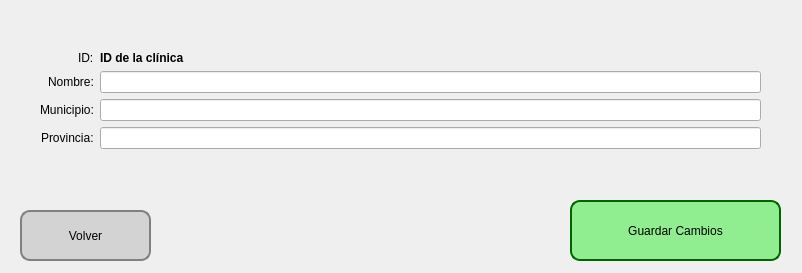
<?xml version="1.0" encoding="UTF-8"?>
<ui version="4.0">
 <class>MainWindow</class>
 <widget class="QMainWindow" name="MainWindow">
  <property name="geometry">
   <rect>
    <x>0</x>
    <y>0</y>
    <width>802</width>
    <height>273</height>
   </rect>
  </property>
  <property name="windowTitle">
   <string>Modificar Clínica</string>
  </property>
  <widget class="QWidget" name="centralwidget">
   <widget class="QWidget" name="formLayoutWidget">
    <property name="geometry">
     <rect>
      <x>40</x>
      <y>30</y>
      <width>721</width>
      <height>139</height>
     </rect>
    </property>
    <layout class="QFormLayout" name="formLayout">
     <property name="sizeConstraint">
      <enum>QLayout::SizeConstraint::SetDefaultConstraint</enum>
     </property>
     <property name="labelAlignment">
      <set>Qt::AlignmentFlag::AlignRight|Qt::AlignmentFlag::AlignTrailing|Qt::AlignmentFlag::AlignVCenter</set>
     </property>
     <property name="formAlignment">
      <set>Qt::AlignmentFlag::AlignCenter</set>
     </property>
     <item row="0" column="0">
      <widget class="QLabel" name="idDisplayLabel">
       <property name="text">
        <string>ID:</string>
       </property>
      </widget>
     </item>
     <item row="1" column="0">
      <widget class="QLabel" name="nameLabel">
       <property name="text">
        <string>Nombre:</string>
       </property>
      </widget>
     </item>
     <item row="1" column="1">
      <widget class="QLineEdit" name="nameInput"/>
     </item>
     <item row="2" column="0">
      <widget class="QLabel" name="municipioLabel">
       <property name="text">
        <string>Municipio:</string>
       </property>
      </widget>
     </item>
     <item row="2" column="1">
      <widget class="QLineEdit" name="municipioInput"/>
     </item>
     <item row="3" column="0">
      <widget class="QLabel" name="provinciaLabel">
       <property name="text">
        <string>Provincia:</string>
       </property>
      </widget>
     </item>
     <item row="3" column="1">
      <widget class="QLineEdit" name="provinciaInput"/>
     </item>
     <item row="0" column="1">
      <widget class="QLabel" name="idDisplay">
       <property name="font">
        <font>
         <bold>true</bold>
        </font>
       </property>
       <property name="text">
        <string>ID de la clínica</string>
       </property>
      </widget>
     </item>
    </layout>
   </widget>
   <widget class="QPushButton" name="volverButton">
    <property name="geometry">
     <rect>
      <x>20</x>
      <y>210</y>
      <width>131</width>
      <height>51</height>
     </rect>
    </property>
    <property name="styleSheet">
     <string notr="true">QPushButton {
    background-color: lightgray;
    color: black;
    border: 2px solid gray;
    border-radius: 10px;
    padding: 5px;
}

QPushButton:hover {
    background-color: silver;
}

QPushButton:pressed {
    background-color: darkgray;
}</string>
    </property>
    <property name="text">
     <string>Volver</string>
    </property>
   </widget>
   <widget class="QPushButton" name="guardarButton">
    <property name="geometry">
     <rect>
      <x>570</x>
      <y>200</y>
      <width>211</width>
      <height>61</height>
     </rect>
    </property>
    <property name="styleSheet">
     <string notr="true">QPushButton {
    background-color: lightgreen;
    color: Black;
    border: 2px solid #006400;
    border-radius: 10px;
    padding: 5px;
}

QPushButton:hover {
    background-color: #00b300;
}

QPushButton:pressed {
    background-color: #004d00;
}</string>
    </property>
    <property name="text">
     <string>Guardar Cambios</string>
    </property>
   </widget>
  </widget>
 </widget>
 <resources/>
 <connections/>
</ui>
